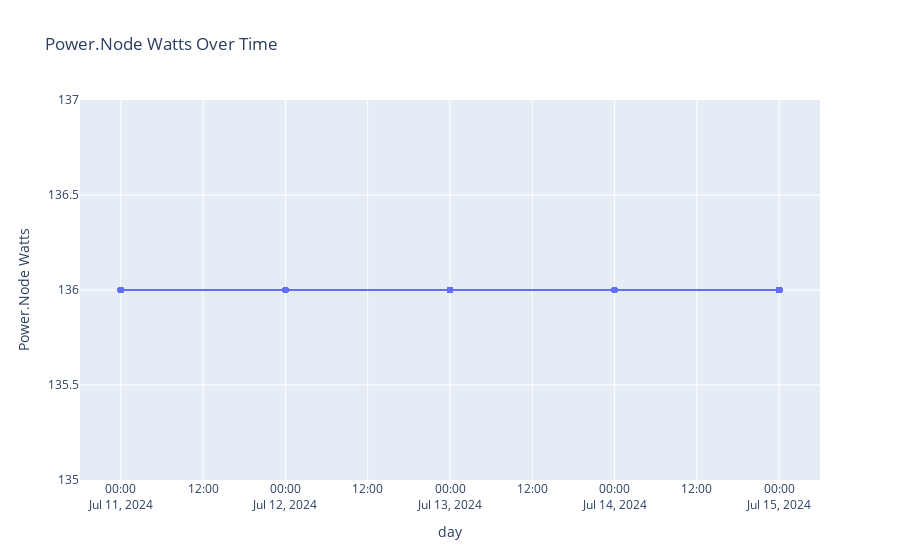
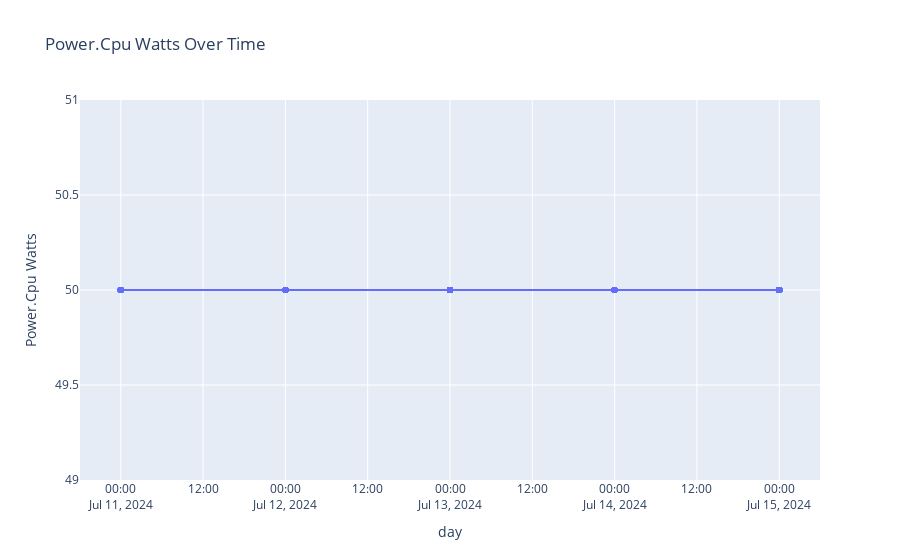
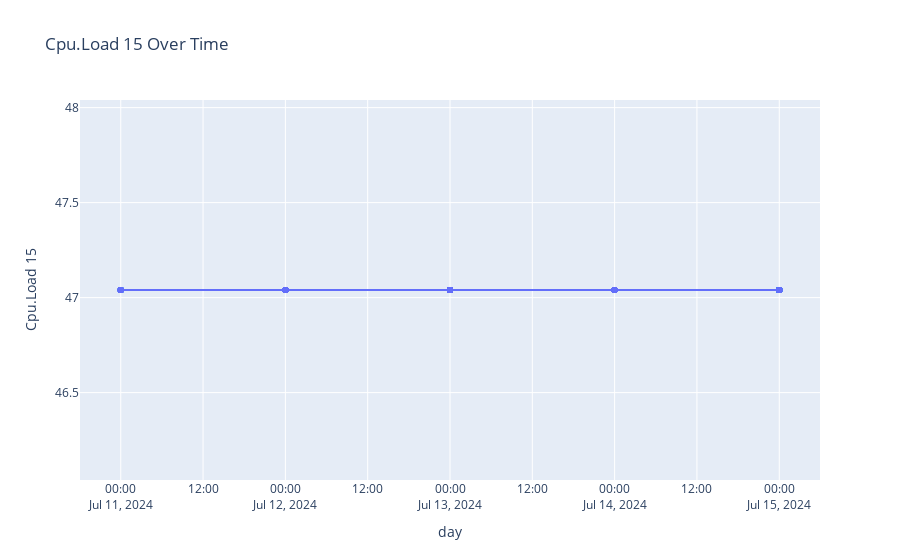

Notebook code for these charts, in order:
### Code cell
# Define the indices to plot
indices_to_plot = ['power.node_watts', 'power.cpu_watts', 'cpu.load_15']

# Create plots for each index
for index in indices_to_plot:
    create_plot(df_power, index)

### Figure 1 — Plotly figure (JSON) as saved in the notebook; plotly's stock layout.template omitted (floating-point values rounded to 4 significant figures; data arrays with more than 128 entries replaced by an {"elided": "..."} marker saying what was removed)
{"data": [{"hovertemplate": "day=%{x}<br>Power.Node Watts=%{y}<extra></extra>", "legendgroup": "", "marker": {"color": "#636efa", "symbol": "circle"}, "mode": "lines+markers", "name": "", "orientation": "v", "showlegend": false, "type": "scatter", "x": {"elided": "584 str values"}, "xaxis": "x", "y": {"elided": "584 int values"}, "yaxis": "y"}], "layout": {"autosize": true, "legend": {"tracegroupgap": 0}, "title": {"text": "Power.Node Watts Over Time"}, "xaxis": {"anchor": "y", "autorange": true, "domain": [0, 1], "range": ["2024-07-10 18:19:47.5726", "2024-07-15 05:40:12.4274"], "title": {"text": "day"}, "type": "date"}, "yaxis": {"anchor": "x", "autorange": true, "domain": [0, 1], "range": [135, 137], "title": {"text": "Power.Node Watts"}, "type": "linear"}}}

### Figure 2 — Plotly figure (JSON) as saved in the notebook; plotly's stock layout.template omitted (floating-point values rounded to 4 significant figures; data arrays with more than 128 entries replaced by an {"elided": "..."} marker saying what was removed)
{"data": [{"hovertemplate": "day=%{x}<br>Power.Cpu Watts=%{y}<extra></extra>", "legendgroup": "", "marker": {"color": "#636efa", "symbol": "circle"}, "mode": "lines+markers", "name": "", "orientation": "v", "showlegend": false, "type": "scatter", "x": {"elided": "584 str values"}, "xaxis": "x", "y": {"elided": "584 int values"}, "yaxis": "y"}], "layout": {"autosize": true, "legend": {"tracegroupgap": 0}, "title": {"text": "Power.Cpu Watts Over Time"}, "xaxis": {"anchor": "y", "autorange": true, "domain": [0, 1], "range": ["2024-07-10 18:19:47.5726", "2024-07-15 05:40:12.4274"], "title": {"text": "day"}, "type": "date"}, "yaxis": {"anchor": "x", "autorange": true, "domain": [0, 1], "range": [49, 51], "title": {"text": "Power.Cpu Watts"}, "type": "linear"}}}

### Figure 3 — Plotly figure (JSON) as saved in the notebook; plotly's stock layout.template omitted (floating-point values rounded to 4 significant figures; data arrays with more than 128 entries replaced by an {"elided": "..."} marker saying what was removed)
{"data": [{"hovertemplate": "day=%{x}<br>Cpu.Load 15=%{y}<extra></extra>", "legendgroup": "", "marker": {"color": "#636efa", "symbol": "circle"}, "mode": "lines+markers", "name": "", "orientation": "v", "showlegend": false, "type": "scatter", "x": {"elided": "584 str values"}, "xaxis": "x", "y": {"elided": "584 float values"}, "yaxis": "y"}], "layout": {"autosize": true, "legend": {"tracegroupgap": 0}, "title": {"text": "Cpu.Load 15 Over Time"}, "xaxis": {"anchor": "y", "autorange": true, "domain": [0, 1], "range": ["2024-07-10 18:19:47.5726", "2024-07-15 05:40:12.4274"], "title": {"text": "day"}, "type": "date"}, "yaxis": {"anchor": "x", "autorange": true, "domain": [0, 1], "range": [46.04, 48.04], "title": {"text": "Cpu.Load 15"}, "type": "linear"}}}
